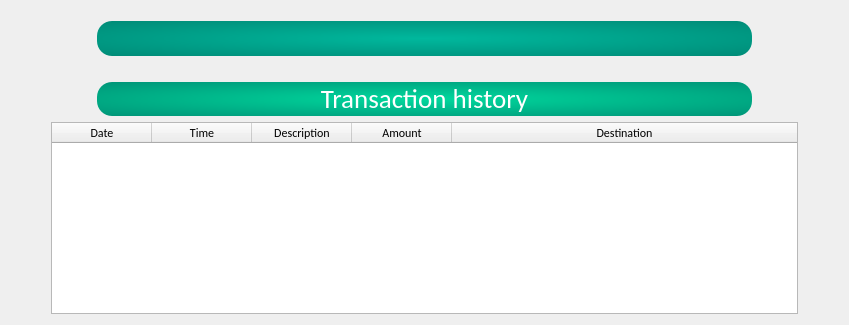
        <widget class="QWidget" name="page_3">
         <layout class="QGridLayout" name="gridLayout_8">
          <item row="0" column="0">
           <layout class="QGridLayout" name="gridLayout_7">
            <item row="3" column="2">
             <spacer name="verticalSpacer_8">
              <property name="orientation">
               <enum>Qt::Vertical</enum>
              </property>
              <property name="sizeType">
               <enum>QSizePolicy::Fixed</enum>
              </property>
              <property name="sizeHint" stdset="0">
               <size>
                <width>20</width>
                <height>20</height>
               </size>
              </property>
             </spacer>
            </item>
            <item row="1" column="2">
             <spacer name="verticalSpacer_3">
              <property name="orientation">
               <enum>Qt::Vertical</enum>
              </property>
              <property name="sizeType">
               <enum>QSizePolicy::Fixed</enum>
              </property>
              <property name="sizeHint" stdset="0">
               <size>
                <width>655</width>
                <height>10</height>
               </size>
              </property>
             </spacer>
            </item>
            <item row="2" column="2">
             <widget class="QLabel" name="label_balance_number">
              <property name="font">
               <font>
                <family>Calibri</family>
                <pointsize>22</pointsize>
               </font>
              </property>
              <property name="styleSheet">
               <string notr="true">background-color: qradialgradient(spread:pad, cx:0.5, cy:0.5, radius:1.0, fx:0.5, fy:0.5, stop:0 rgba(0, 184, 157, 255), stop:1 rgba(0, 120, 103, 255));
border-radius: 15px;
color:white;</string>
              </property>
              <property name="text">
               <string/>
              </property>
              <property name="alignment">
               <set>Qt::AlignCenter</set>
              </property>
             </widget>
            </item>
            <item row="2" column="4">
             <spacer name="horizontalSpacer_5">
              <property name="orientation">
               <enum>Qt::Horizontal</enum>
              </property>
              <property name="sizeType">
               <enum>QSizePolicy::Fixed</enum>
              </property>
              <property name="sizeHint" stdset="0">
               <size>
                <width>40</width>
                <height>20</height>
               </size>
              </property>
             </spacer>
            </item>
            <item row="2" column="3">
             <spacer name="horizontalSpacer_26">
              <property name="orientation">
               <enum>Qt::Horizontal</enum>
              </property>
              <property name="sizeType">
               <enum>QSizePolicy::Fixed</enum>
              </property>
              <property name="sizeHint" stdset="0">
               <size>
                <width>40</width>
                <height>20</height>
               </size>
              </property>
             </spacer>
            </item>
            <item row="5" column="1" colspan="3">
             <widget class="QTableWidget" name="tableWidget_history">
              <property name="font">
               <font>
                <family>Calibri</family>
               </font>
              </property>
              <property name="selectionMode">
               <enum>QAbstractItemView::NoSelection</enum>
              </property>
              <property name="columnCount">
               <number>5</number>
              </property>
              <attribute name="horizontalHeaderVisible">
               <bool>true</bool>
              </attribute>
              <attribute name="horizontalHeaderCascadingSectionResizes">
               <bool>true</bool>
              </attribute>
              <attribute name="horizontalHeaderShowSortIndicator" stdset="0">
               <bool>false</bool>
              </attribute>
              <attribute name="horizontalHeaderStretchLastSection">
               <bool>true</bool>
              </attribute>
              <column>
               <property name="text">
                <string>Date</string>
               </property>
               <property name="font">
                <font>
                 <family>Calibri</family>
                </font>
               </property>
              </column>
              <column>
               <property name="text">
                <string>Time</string>
               </property>
               <property name="font">
                <font>
                 <family>Calibri</family>
                </font>
               </property>
              </column>
              <column>
               <property name="text">
                <string>Description</string>
               </property>
               <property name="font">
                <font>
                 <family>Calibri</family>
                </font>
               </property>
              </column>
              <column>
               <property name="text">
                <string>Amount</string>
               </property>
               <property name="font">
                <font>
                 <family>Calibri</family>
                </font>
               </property>
              </column>
              <column>
               <property name="text">
                <string>Destination</string>
               </property>
               <property name="font">
                <font>
                 <family>Calibri</family>
                </font>
               </property>
              </column>
             </widget>
            </item>
            <item row="4" column="2">
             <widget class="QLabel" name="label_15">
              <property name="font">
               <font>
                <family>Calibri</family>
                <pointsize>20</pointsize>
               </font>
              </property>
              <property name="styleSheet">
               <string notr="true">background-color: qradialgradient(spread:pad, cx:0.5, cy:0.5, radius:1.0, fx:0.5, fy:0.5, stop:0 #00d89d, stop:1 #007868);
	border-radius: 15px;
	color:white;</string>
              </property>
              <property name="text">
               <string>Transaction history</string>
              </property>
              <property name="alignment">
               <set>Qt::AlignCenter</set>
              </property>
             </widget>
            </item>
            <item row="2" column="1">
             <spacer name="horizontalSpacer_27">
              <property name="orientation">
               <enum>Qt::Horizontal</enum>
              </property>
              <property name="sizeType">
               <enum>QSizePolicy::Fixed</enum>
              </property>
              <property name="sizeHint" stdset="0">
               <size>
                <width>40</width>
                <height>20</height>
               </size>
              </property>
             </spacer>
            </item>
            <item row="2" column="0">
             <spacer name="horizontalSpacer_7">
              <property name="orientation">
               <enum>Qt::Horizontal</enum>
              </property>
              <property name="sizeType">
               <enum>QSizePolicy::Fixed</enum>
              </property>
              <property name="sizeHint" stdset="0">
               <size>
                <width>40</width>
                <height>20</height>
               </size>
              </property>
             </spacer>
            </item>
           </layout>
          </item>
         </layout>
        </widget>
